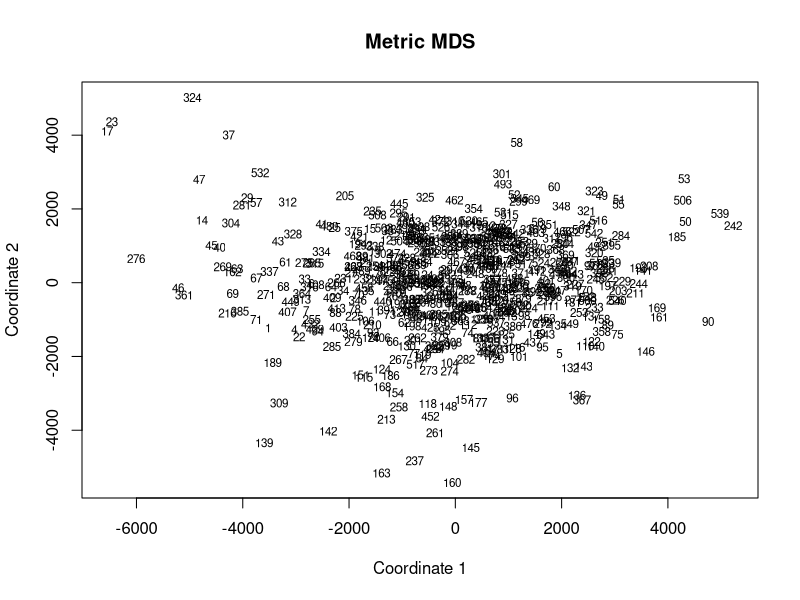
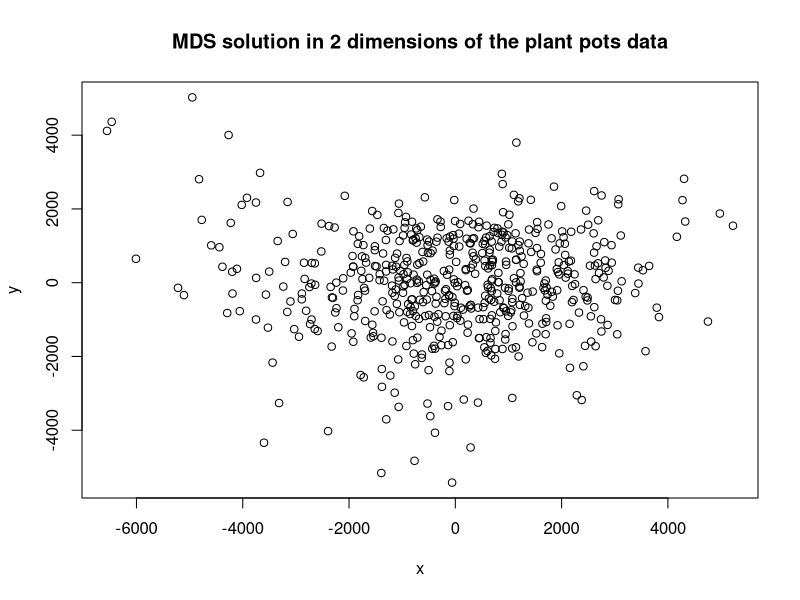

Source code (R) for these figures, in order:
# script R
# 2015.11.25
# MDS Multidimensional Scaling
# plant pots are the individuals, and all variables are used
# save synthese sheet from Data_ecophy_pour_Christophe_def_v2-1.xlsx as synthese.csv

bacteria <- read.table("phylum_abundance.txt", header=TRUE, sep="\t", dec=".")
head(bacteria)
dim(bacteria)

synthese <- read.table("synthese.csv", header=TRUE, sep=",", dec=".")
head(synthese)
dim(synthese)

data <- merge(synthese, bacteria)
head(data)
dim(data)

library(cluster) # https://cran.r-project.org/web/packages/cluster/cluster.pdf

# calculs des dissimilaritées avec daisy
m <- daisy(data)
m <- as.matrix(m)
# check
dim(m)
summary(m)

# MDS avec cmdscale
fit <- cmdscale(m, eig = TRUE, k = 2) # https://stat.ethz.ch/R-manual/R-devel/library/stats/html/cmdscale.html
x <- fit$points[, 1]
y <- fit$points[, 2]

# draw plot
pdf("MDS_pots.pdf")
plot(x, y, main="MDS solution in 2 dimensions of the plant pots data")
dev.off()

# plot with the number of the pots as labels
plot(x, y, xlab="Coordinate 1", ylab="Coordinate 2", main="Metric MDS", type="n")
text(x, y, labels = row.names(data), cex=.7) 

# from the plot, we can see that we have no clusters, or specific shape :
# which suggests that there was no biaise during the collect of experimental data
